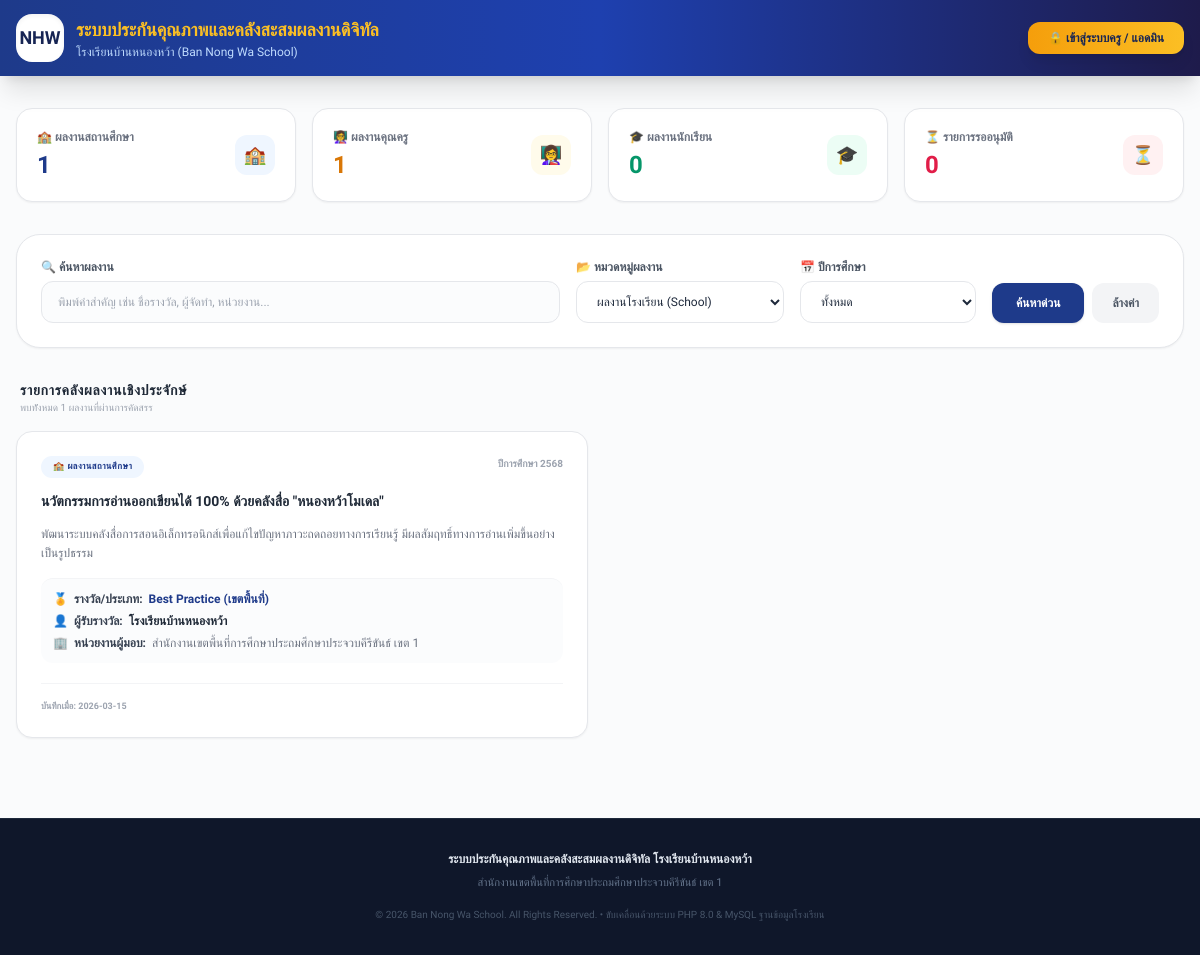
Screenshot of /index.php?category=school with the database file from the repository.
### tables this page shows
CREATE TABLE IF NOT EXISTS portfolios (
  id VARCHAR(50) PRIMARY KEY,
  category VARCHAR(20) NOT NULL,  
  type VARCHAR(50) NOT NULL,      
  title VARCHAR(255) NOT NULL,
  description TEXT,
  academicYear VARCHAR(10) NOT NULL,
  awardDate VARCHAR(20) NOT NULL,
  giver VARCHAR(255) NOT NULL,
  rewardLevel VARCHAR(50) NOT NULL,
  ownerName VARCHAR(100) NOT NULL,
  position VARCHAR(100),
  department VARCHAR(100),
  studentClass VARCHAR(100),
  responsiblePerson VARCHAR(100),
  attachments TEXT,                
  approved TINYINT(1) DEFAULT 0,   
  createdAt VARCHAR(50) NOT NULL
);

### index.php (the view, shortened to what this page needs)
<?php
require_once 'config.php';
$category_filter = isset($_GET['category']) ? $_GET['category'] : '';
$search_query = isset($_GET['search']) ? $_GET['search'] : '';
$where_clauses = [];
if (!empty($category_filter)) {
    $where_clauses[] = "category = '" . $conn->real_escape_string($category_filter) . "'";
}
if (!isset($_SESSION['user_role'])) {
    $where_clauses[] = "approved = 1";
} elseif ($_SESSION['user_role'] !== 'admin') {
    $user_name_esc = $conn->real_escape_string($_SESSION['user_name']);
    $where_clauses[] = "(approved = 1 OR ownerName = '$user_name_esc')";
}
$where_sql = "";
if (count($where_clauses) > 0) {
    $where_sql = "WHERE " . implode(" AND ", $where_clauses);
}
$query = "SELECT * FROM portfolios $where_sql ORDER BY academicYear DESC, createdAt DESC";
$result = $conn->query($query);
$stat_school = $conn->query("SELECT COUNT(*) as total FROM portfolios WHERE category='school' AND approved=1")->fetch_assoc()['total'];
$stat_teacher = $conn->query("SELECT COUNT(*) as total FROM portfolios WHERE category='teacher' AND approved=1")->fetch_assoc()['total'];
$stat_student = $conn->query("SELECT COUNT(*) as total FROM portfolios WHERE category='student' AND approved=1")->fetch_assoc()['total'];
$stat_pending = $conn->query("SELECT COUNT(*) as total FROM portfolios WHERE approved=0")->fetch_assoc()['total'];
?>
<!DOCTYPE html>
<html lang="th">
<head>
    <script src="https://cdn.tailwindcss.com"></script>
</head>
<body class="bg-slate-50/70 text-slate-800 min-h-screen flex flex-col antialiased">
    <header class="bg-gradient-to-r from-blue-900 via-blue-800 to-indigo-950 text-white shadow-xl sticky top-0 z-50 print:hidden">
        <div class="max-w-7xl mx-auto px-4 py-3.5 flex flex-col sm:flex-row items-center justify-between gap-4">
            <div class="flex items-center gap-3 text-center sm:text-left">
                <div class="w-12 h-12 bg-white rounded-2xl p-1 shadow-inner flex items-center justify-center flex-shrink-0">
                    <span class="text-blue-950 font-black text-lg">NHW</span>
                </div>
                <div>
                    <h1 class="text-base md:text-lg font-bold text-amber-400">ระบบประกันคุณภาพและคลังสะสมผลงานดิจิทัล</h1>
                    <p class="text-[10px] md:text-xs text-blue-200">โรงเรียนบ้านหนองหว้า (Ban Nong Wa School)</p>
                </div>
            </div>
            <div class="flex items-center gap-3">
                <?php if (isset($_SESSION['user_id'])): ?>
                    <div class="bg-blue-950/60 border border-blue-700/50 rounded-xl px-4 py-1.5 flex items-center gap-3">
                        <div class="text-right">
                            <p class="text-xs font-bold text-white"><?php echo htmlspecialchars($_SESSION['user_name']); ?></p>
                            <span class="text-[9px] bg-amber-400/20 text-amber-300 px-1.5 py-0.2 rounded font-extrabold uppercase">
                                <?php echo ($_SESSION['user_role'] === 'admin') ? 'ผู้ดูแลระบบ (Admin)' : 'คุณครูผู้สอน'; ?>
                            </span>
                        </div>
                        <a href="logout.php" class="py-1 px-3 rounded-lg bg-rose-500/10 hover:bg-rose-500/20 text-rose-300 text-xs font-semibold border border-rose-500/20 transition-all">
                            ออกจากระบบ
                        </a>
                    </div>
                <?php else: ?>
                    <a href="login.php" class="px-5 py-2 bg-gradient-to-r from-amber-500 to-amber-400 hover:from-amber-400 hover:to-amber-300 text-blue-950 font-extrabold text-xs rounded-xl shadow-lg transition-all transform hover:scale-[1.02] cursor-pointer">
                        🔒 เข้าสู่ระบบครู / แอดมิน
                    </a>
                <?php endif; ?>
            </div>
        </div>
    </header>
    <main class="max-w-7xl mx-auto px-4 py-8 flex-1 w-full space-y-8">
        <section class="grid grid-cols-2 lg:grid-cols-4 gap-4">
            <div class="bg-white p-5 rounded-2xl shadow-sm border border-gray-150/80 flex items-center justify-between transition-all hover:shadow-md">
                <div>
                    <span class="text-xs text-gray-500 font-bold block">🏫 ผลงานสถานศึกษา</span>
                    <strong class="text-2xl font-black text-blue-900 mt-1 block"><?php echo $stat_school; ?></strong>
                </div>
                <div class="w-10 h-10 rounded-xl bg-blue-50 text-blue-900 flex items-center justify-center text-lg font-bold">🏫</div>
            </div>
            <div class="bg-white p-5 rounded-2xl shadow-sm border border-gray-150/80 flex items-center justify-between transition-all hover:shadow-md">
                <div>
                    <span class="text-xs text-gray-500 font-bold block">👩‍🏫 ผลงานคุณครู</span>
                    <strong class="text-2xl font-black text-amber-600 mt-1 block"><?php echo $stat_teacher; ?></strong>
                </div>
                <div class="w-10 h-10 rounded-xl bg-amber-50 text-amber-600 flex items-center justify-center text-lg font-bold">👩‍🏫</div>
            </div>
            <div class="bg-white p-5 rounded-2xl shadow-sm border border-gray-150/80 flex items-center justify-between transition-all hover:shadow-md">
                <div>
                    <span class="text-xs text-gray-500 font-bold block">🎓 ผลงานนักเรียน</span>
                    <strong class="text-2xl font-black text-emerald-600 mt-1 block"><?php echo $stat_student; ?></strong>
                </div>
                <div class="w-10 h-10 rounded-xl bg-emerald-50 text-emerald-600 flex items-center justify-center text-lg font-bold">🎓</div>
            </div>
            <div class="bg-white p-5 rounded-2xl shadow-sm border border-gray-150/80 flex items-center justify-between transition-all hover:shadow-md">
                <div>
                    <span class="text-xs text-gray-500 font-bold block">⏳ รายการรออนุมัติ</span>
                    <strong class="text-2xl font-black text-rose-600 mt-1 block"><?php echo $stat_pending; ?></strong>
                </div>
                <div class="w-10 h-10 rounded-xl bg-rose-50 text-rose-600 flex items-center justify-center text-lg font-bold">⏳</div>
            </div>
        </section>
        <section class="bg-white p-6 rounded-3xl shadow-sm border border-gray-150">
            <form method="GET" class="flex flex-col md:flex-row gap-4 items-end">
                <div class="flex-1 w-full text-left">
                    <label class="text-xs font-bold text-gray-600 block mb-1.5">🔍 ค้นหาผลงาน</label>
                    <input type="text" name="search" value="<?php echo htmlspecialchars($search_query); ?>" placeholder="พิมพ์คำสำคัญ เช่น ชื่อรางวัล, ผู้จัดทำ, หน่วยงาน..." class="w-full text-xs px-4 py-3 rounded-xl border border-gray-200 outline-none focus:border-blue-500 transition-all bg-slate-50/50">
                </div>
                <div class="w-full md:w-52 text-left">
                    <label class="text-xs font-bold text-gray-600 block mb-1.5">📂 หมวดหมู่ผลงาน</label>
                    <select name="category" class="w-full text-xs px-4 py-3 rounded-xl border border-gray-200 outline-none focus:border-blue-500 bg-white">
                        <option value="school" <?php if($category_filter == 'school') echo 'selected'; ?>>ผลงานโรงเรียน (School)</option>
                    </select>
                </div>
                <div class="w-full md:w-44 text-left">
                    <label class="text-xs font-bold text-gray-600 block mb-1.5">📅 ปีการศึกษา</label>
                    <select name="year" class="w-full text-xs px-4 py-3 rounded-xl border border-gray-200 outline-none focus:border-blue-500 bg-white">
                        <option value="">ทั้งหมด</option>
                    </select>
                </div>
                <div class="flex gap-2 w-full md:w-auto">
                    <button type="submit" class="flex-1 md:flex-none px-6 py-3 bg-blue-900 hover:bg-blue-800 text-white font-extrabold text-xs rounded-xl shadow cursor-pointer transition-all">
                        ค้นหาด่วน
                    </button>
                    <a href="index.php" class="px-5 py-3 bg-gray-100 hover:bg-gray-200 text-gray-600 text-xs font-bold rounded-xl text-center transition-all">
                        ล้างค่า
                    </a>
                </div>
            </form>
        </section>
        <section class="space-y-4">
            <div class="flex justify-between items-center px-1">
                <div>
                    <h2 class="text-sm font-extrabold text-gray-800 uppercase tracking-wider">รายการคลังผลงานเชิงประจักษ์</h2>
                    <p class="text-[10px] text-gray-400">พบทัังหมด <?php echo $result->num_rows; ?> ผลงานที่ผ่านการคัดสรร</p>
                </div>
            </div>
            <?php if ($result->num_rows == 0): ?>
                <div class="bg-white p-12 text-center rounded-3xl border border-gray-150 shadow-sm space-y-2">
                    <span class="text-4xl block">📂</span>
                    <p class="text-sm font-bold text-gray-500">ไม่พบรายการผลงานในระบบคลังสะสมดิจิทัลขณะนี้</p>
                    <p class="text-xs text-gray-400">กรุณาปรับปรุงตัวกรองหรือเข้าสู่ระบบเพื่อบันทึกผลงานใหม่</p>
                </div>
            <?php else: ?>
                <div class="grid grid-cols-1 md:grid-cols-2 gap-6">
                    <?php while($row = $result->fetch_assoc()): ?>
                        <div class="bg-white p-6 rounded-2xl border border-gray-150/80 shadow-sm flex flex-col justify-between hover:shadow-md transition-all <?php if(!$row['approved']) echo 'border-amber-300 bg-amber-50/20'; ?>">
                            <div class="space-y-3.5 text-left">
                                <div class="flex justify-between items-start gap-2">
                                    <span class="text-[9px] font-extrabold px-3 py-1 rounded-full uppercase tracking-wider <?php
                                        if($row['category'] == 'school') echo 'bg-blue-50 text-blue-900';
                                        elseif($row['category'] == 'teacher') echo 'bg-amber-50 text-amber-700';
                                        else echo 'bg-emerald-50 text-emerald-700';
                                    ?>">
                                        <?php
                                            if($row['category'] == 'school') echo '🏫 ผลงานสถานศึกษา';
                                            elseif($row['category'] == 'teacher') echo '👩‍🏫 ผลงานครู';
                                            else echo '🎓 ผลงานนักเรียน';
                                        ?>
                                    </span>
                                    <span class="text-[10px] font-bold text-gray-400">ปีการศึกษา <?php echo htmlspecialchars($row['academicYear']); ?></span>
                                </div>
                                <h3 class="font-extrabold text-sm text-gray-800 leading-snug"><?php echo htmlspecialchars($row['title']); ?></h3>
                                <p class="text-xs text-gray-500 line-clamp-3 leading-relaxed"><?php echo htmlspecialchars($row['description']); ?></p>
                                <div class="pt-3 border-t border-gray-100 space-y-1.5 text-xs text-gray-600 bg-slate-50/50 p-3 rounded-xl">
                                    <p class="flex items-center gap-1.5">
                                        <span>🏅</span>
                                        <span class="font-semibold text-gray-700">รางวัล/ประเภท:</span>
                                        <span class="text-blue-900 font-bold"><?php echo htmlspecialchars($row['type']); ?> (<?php echo htmlspecialchars($row['rewardLevel']); ?>)</span>
                                    </p>
                                    <p class="flex items-center gap-1.5">
                                        <span>👤</span>
                                        <span class="font-semibold text-gray-700">ผู้รับรางวัล:</span>
                                        <strong class="text-gray-800"><?php echo htmlspecialchars($row['ownerName']); ?></strong>
                                    </p>
                                    <p class="flex items-center gap-1.5">
                                        <span>🏢</span>
                                        <span class="font-semibold text-gray-700">หน่วยงานผู้มอบ:</span>
                                        <span class="text-gray-500 font-medium"><?php echo htmlspecialchars($row['giver']); ?></span>
                                    </p>
                                </div>
                            </div>
                            <div class="mt-5 pt-4 border-t border-gray-100 flex justify-between items-center">
                                <span class="text-[9px] font-semibold text-gray-400">บันทึกเมื่อ: <?php echo substr($row['createdAt'], 0, 10); ?></span>
                            </div>
                        </div>
                    <?php endwhile; ?>
                </div>
            <?php endif; ?>
        </section>
    </main>
    <footer class="bg-slate-900 text-slate-400 text-xs py-8 mt-12 border-t border-slate-800 text-center print:hidden">
        <p class="font-bold text-slate-200">ระบบประกันคุณภาพและคลังสะสมผลงานดิจิทัล โรงเรียนบ้านหนองหว้า</p>
        <p class="mt-2 text-[11px] text-slate-500">สำนักงานเขตพื้นที่การศึกษาประถมศึกษาประจวบคีรีขันธ์ เขต 1</p>
        <p class="mt-4 text-[10px] text-slate-600">© 2026 Ban Nong Wa School. All Rights Reserved. • ขับเคลื่อนด้วยระบบ PHP 8.0 & MySQL ฐานข้อมูลโรงเรียน</p>
    </footer>
</body>
</html>

### index.php (style rules this page uses)
body { font-family: 'Sarabun', 'Inter', sans-serif; }

### rows the page displays
portfolios: category "🏫 ผลงานสถานศึกษา", academicYear "2568", title "นวัตกรรมการอ่านออกเขียนได้ 100% ด้วยคลังสื่อ \"หนองหว้าโมเดล\"", description "พัฒนาระบบคลังสื่อการสอนอิเล็กทรอนิกส์เพื่อแก้ไขปัญหาภาวะถดถอยทางการเรียนรู้ มีผลสัมฤทธิ์ทางการอ่านเพิ่มขึ้นอย่างเป็นรูปธรรม", type "Best Practice", rewardLevel "เขตพื้นที่", ownerName "โรงเรียนบ้านหนองหว้า", giver "สำนักงานเขตพื้นที่การศึกษาประถมศึกษาประจวบคีรีขันธ์ เขต 1", createdAt "2026-03-15"

### other values shown
$stat_school "1"
$stat_teacher "1"
$stat_student "0"
$stat_pending "0"
$result->num_rows "1"
